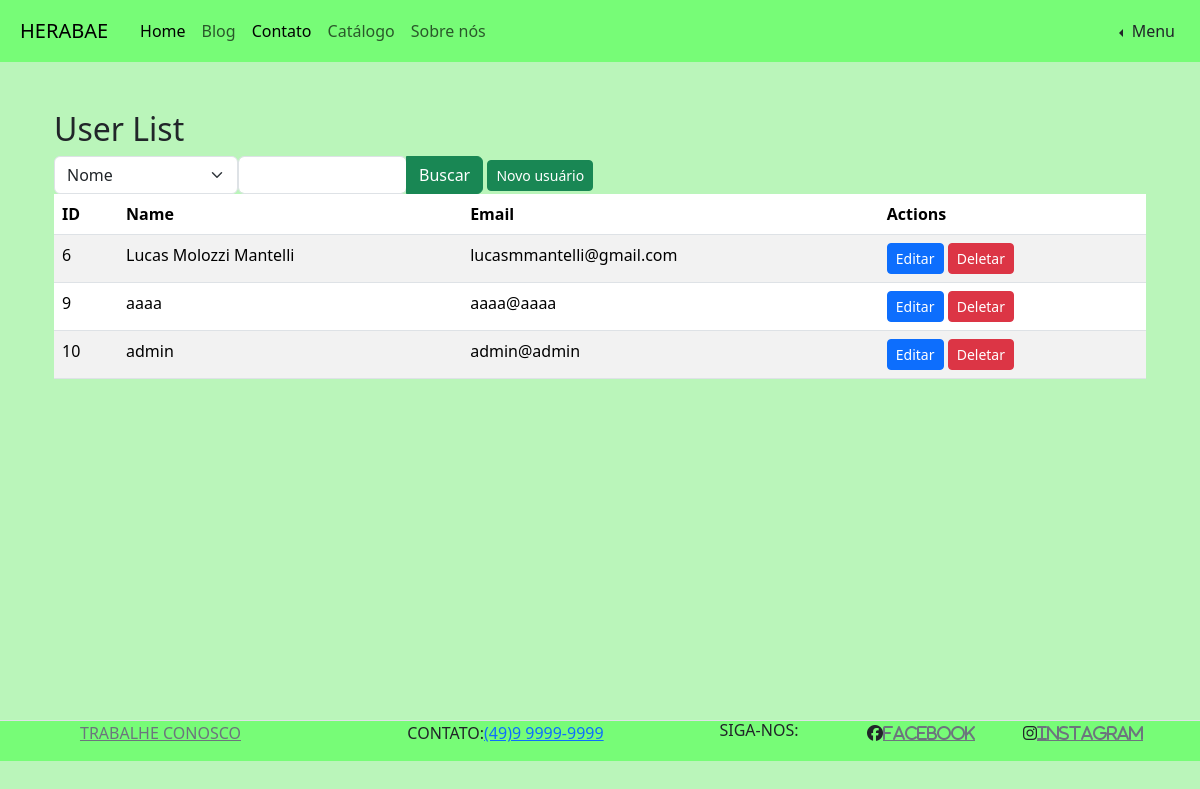
/php/admin/user/userList.php (signed in), run on an earlier commit of the app's database.
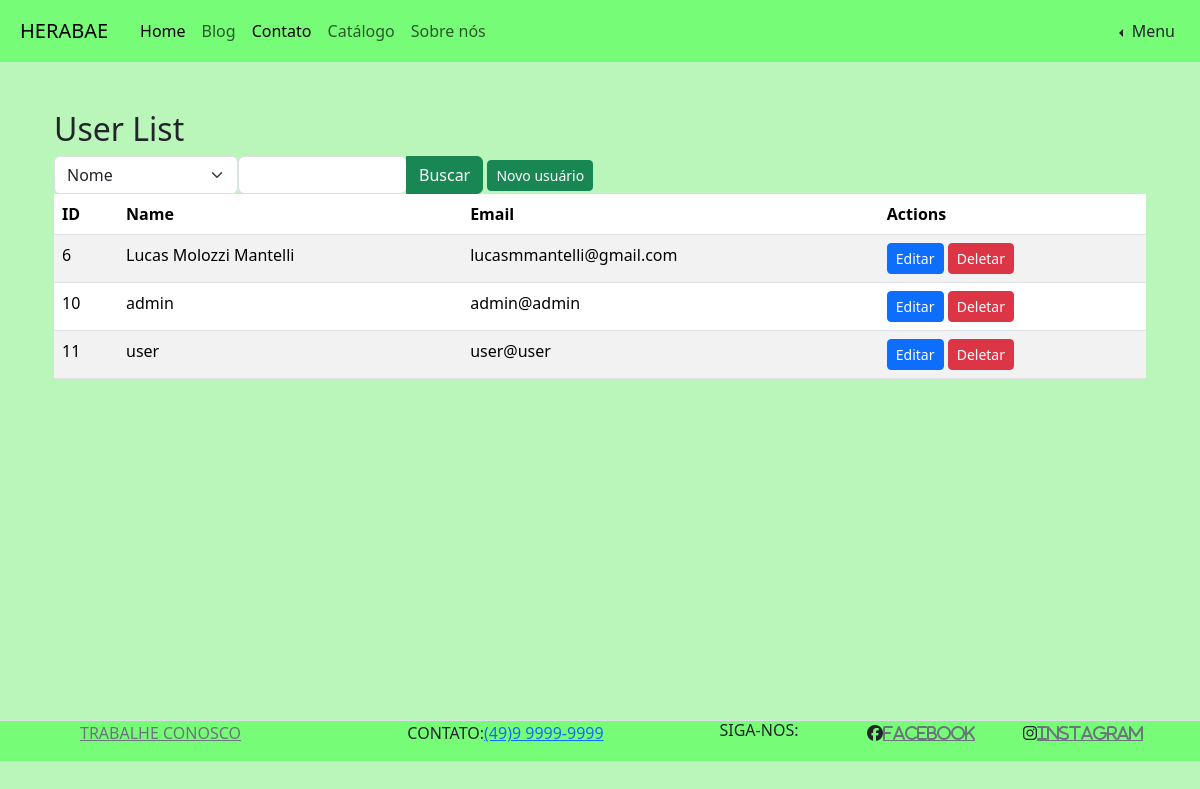
And on a later commit of the database.
### tables this page shows
CREATE TABLE IF NOT EXISTS `user` (
  `id` int NOT NULL AUTO_INCREMENT,
  `name` varchar(50) NOT NULL,
  `login` varchar(50) NOT NULL,
  `password` varchar(150) NOT NULL,
  `phone` varchar(50) DEFAULT NULL,
  `email` varchar(50) DEFAULT NULL,
  `admin` int NOT NULL,
  PRIMARY KEY (`id`)
);

### php/admin/db.class.php (called while the page is built, shortened)
<?php
class db
{
    private $host = "localhost";
    private $user = "root";
    private $password = "";
    private $port = "3306";
    private $table_name;
    private $dbname = "db_site_venda_ervas";
    public function __construct($table_name)
    {
        $this->table_name = $table_name;
    }
    function conn()
    {
        try {
            $conn = new PDO(
                "mysql:host=$this->host;dbname=$this->dbname;port=$this->port",
                $this->user,
                $this->password,
                [
                    PDO::ATTR_ERRMODE,
                    PDO::ERRMODE_EXCEPTION,
                    PDO::MYSQL_ATTR_INIT_COMMAND => " SET NAMES utf8"
                ]
            );
            return $conn;
        } catch (PDOException $e) {
            echo "Erro: " . $e->getMessage();
        }
    }
    public function all($table_name = null)
    {
        $table_name = !empty($table_name) ? $table_name : $this->table_name;
        $conn = $this->conn();
        $sql = "SELECT * FROM $table_name";
        $stmt = $conn->prepare($sql);
        $stmt->execute();
        return $stmt->fetchALL(PDO::FETCH_CLASS);
    }
}

### php/admin/user/userList.php (the view, shortened to what this page needs)
<?php
include "../../base/header.php";
include "../db.class.php";
$db = new db('user');
$db->checkLogin();
$db->checkAdminLogin();
if (!empty(($_POST))) {
    $users = $db->filter($_POST);
} else {
    $users = $db->all();
}
?>
<div class="container mt-5">
    <h2>User List</h2>
    <form action="./userList.php" method="post">
        <div class="btn-group">
            <select class="form-select" name="field" id="">
                <option value="name">Nome</option>
            </select>
            <input class="form-control" type="text" name="val">
            <button class="btn btn-success" type="submit">Buscar</button>
        </div>
        <a href="userForm.php" class="btn btn-success btn-sm">Novo usuário</a>
    </form>
    <table class="table table-striped">
        <thead>
            <tr>
                <th>ID</th>
                <th>Name</th>
                <th>Email</th>
                <th>Actions</th>
            </tr>
        </thead>
        <tbody>
            <?php foreach ($users as $user): ?>
                <tr>
                    <td><?php echo $user->id; ?></td>
                    <td><?php echo $user->name ?></td>
                    <td><?php echo $user->email; ?></td>
                    <td>
                        <a href="userForm.php?id=<?php echo $user->id; ?>" class="btn btn-primary btn-sm">Editar</a>
                        <a href="userList.php?id=<?php echo $user->id; ?>"
                            onclick='return confirm(` Deseja realmete excluir?`)' class="btn btn-danger btn-sm">Deletar</a>
                    </td>
                </tr>
            <?php endforeach; ?>
        </tbody>
    </table>
</div>
<?php include "../../base/footer.php"; ?>

What changed in the data, as far as the page shows it:
removed user: id "9", name "aaaa", email "aaaa@aaaa"
added user: id "11", name "user", email "user@user"
